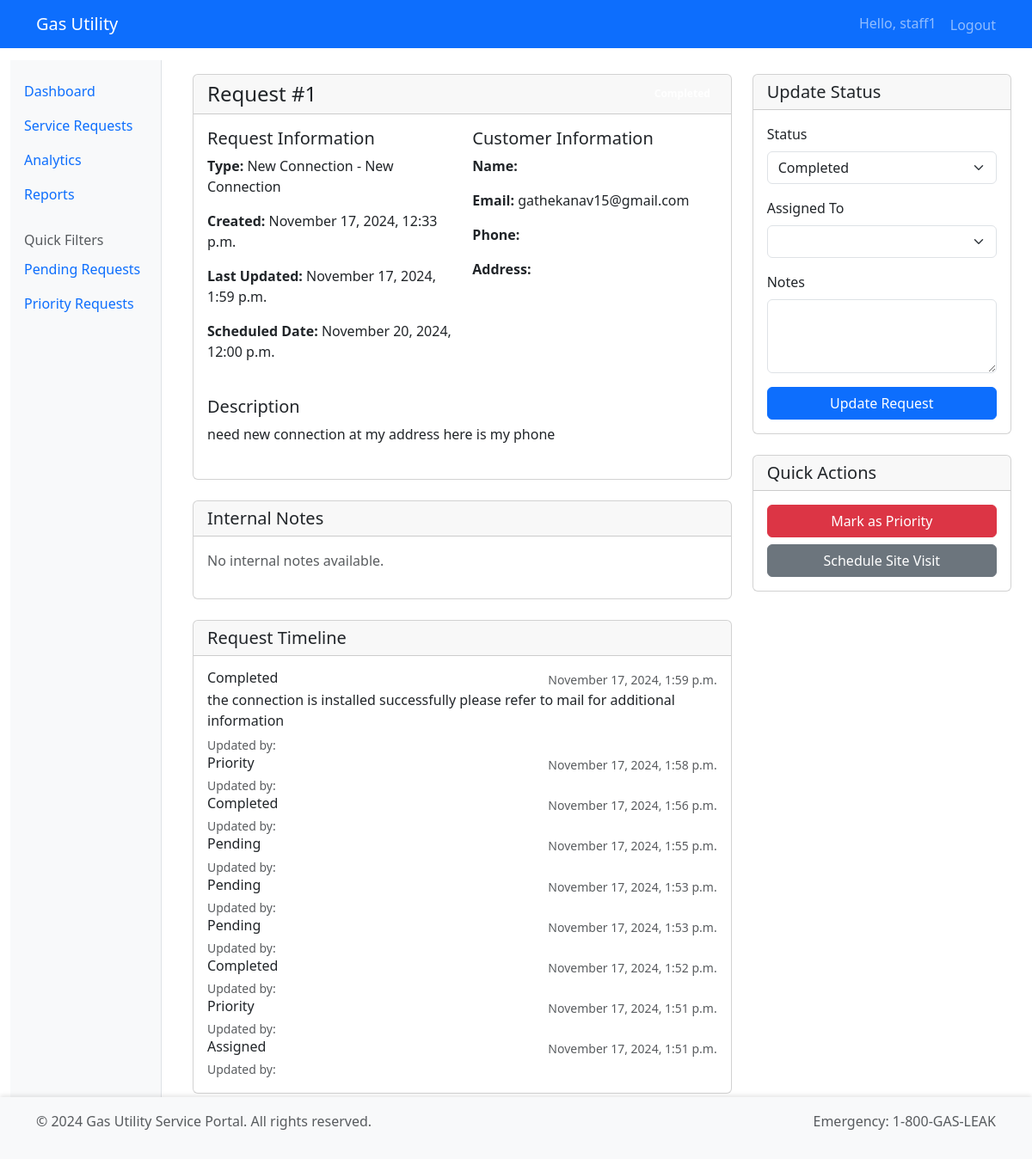
The page /staff/request/1/ (signed in) on the database its author committed.
### requests/models.py (models this page shows, shortened)
class ServiceRequest(models.Model):
    STATUS_CHOICES = [
        ('pending', 'Pending'),
        ('assigned', 'Assigned'),
        ('in_progress', 'In Progress'),
        ('on_hold', 'On Hold'),
        ('completed', 'Completed'),
        ('cancelled', 'Cancelled'),
        ('priority', 'Priority')
    ]
    customer = models.ForeignKey(User, on_delete=models.CASCADE)
    request_type = models.ForeignKey(ServiceRequestType, on_delete=models.CASCADE)
    status = models.CharField(max_length=20, choices=STATUS_CHOICES, default='pending')
    description = models.TextField()
    created_at = models.DateTimeField(auto_now_add=True)
    updated_at = models.DateTimeField(auto_now=True)
    assigned_to = models.ForeignKey(
        User,
        related_name='assigned_requests',
        null=True,
        blank=True,
        on_delete=models.SET_NULL
    )
    scheduled_date = models.DateTimeField(null=True, blank=True)
    completed_date = models.DateTimeField(null=True, blank=True)
    internal_notes = models.TextField(blank=True, null=True)

class ServiceRequestType(models.Model):
    CATEGORY_CHOICES = [
        ('billing', 'Billing Issue'),
        ('gas_leak', 'Gas Leak Emergency'),
        ('connection', 'New Connection'),
        ('maintenance', 'Maintenance'),
        ('meter', 'Meter Related'),
        ('other', 'Other Services')
    ]
    name = models.CharField(max_length=100)
    category = models.CharField(max_length=20, choices=CATEGORY_CHOICES)
    description = models.TextField()
    is_emergency = models.BooleanField(default=False)
    estimated_completion_hours = models.PositiveIntegerField()
    requires_site_visit = models.BooleanField(default=False)
    def __str__(self):
        return f"{self.get_category_display()} - {self.name}"

### tracking/models.py (models this page shows)
class RequestStatus(models.Model):
    service_request = models.ForeignKey(
        ServiceRequest,
        related_name='status_updates',
        on_delete=models.CASCADE
    )
    status = models.CharField(max_length=20, choices=ServiceRequest.STATUS_CHOICES)
    notes = models.TextField(blank=True)
    created_by = models.ForeignKey(User, on_delete=models.SET_NULL, null=True)
    created_at = models.DateTimeField(auto_now_add=True)
    class Meta:
        ordering = ['-created_at']
        verbose_name_plural = 'Request statuses'

### staff/views.py (the view)
# urls.py: path('<int:pk>/', views.request_detail, name='request_detail'),
@user_passes_test(staff_check)
def request_detail(request, pk):
    service_request = get_object_or_404(ServiceRequest.objects.select_related(
        'customer', 'request_type', 'assigned_to'
    ), pk=pk)
    status_history = RequestStatus.objects.filter(
        service_request=service_request
    ).select_related('created_by').order_by('-created_at')
    available_staff = User.objects.filter(is_staff=True)
    context = {
        'service_request': service_request,
        'status_history': status_history,
        'available_staff': available_staff,
        'status_choices': ServiceRequest.STATUS_CHOICES,
    }
    return render(request, 'staff/request_detail.html', context)

### staff/views.py (called while the page is built)
def staff_check(user):
    return user.is_staff

### templates/staff/request_detail.html (shortened to what this page needs)
{% extends "base.html" %}
{% block content %}
<div class="row">
    <div class="col-md-8">
        <div class="card mb-4">
            <div class="card-header d-flex justify-content-between align-items-center">
                <h4 class="card-title mb-0">Request #{{ service_request.id }}</h4>
                <span class="badge bg-{{ service_request.status|lower }}">
                </span>
            </div>
            <div class="card-body">
                <div class="row mb-4">
                    <div class="col-md-6">
                        <h5>Request Information</h5>
                        <p><strong>Type:</strong> {{ service_request.request_type }}</p>
                        <p><strong>Created:</strong> {{ service_request.created_at|date:"F j, Y, g:i a" }}</p>
                        <p><strong>Last Updated:</strong> {{ service_request.updated_at|date:"F j, Y, g:i a" }}</p>
                        <p><strong>Scheduled Date:</strong>
                            {% if service_request.scheduled_date %}
                                {{ service_request.scheduled_date|date:"F j, Y, g:i a" }}
                            {% else %}
                                Not scheduled
                            {% endif %}
                        </p>
                    </div>
                    <div class="col-md-6">
                        <h5>Customer Information</h5>
                        <p><strong>Name:</strong> {{ service_request.customer.get_full_name }}</p>
                        <p><strong>Email:</strong> {{ service_request.customer.email }}</p>
                        <p><strong>Phone:</strong> {{ service_request.customer.customerprofile.phone_number }}</p>
                        <p><strong>Address:</strong> {{ service_request.customer.customerprofile.address }}</p>
                    </div>
                </div>
                <div class="mb-4">
                    <h5>Description</h5>
                    <p>{{ service_request.description }}</p>
                </div>
            </div>
        </div>
        <div class="card mb-4">
            <div class="card-header">
                <h5 class="card-title mb-0">Internal Notes</h5>
            </div>
            <div class="card-body">
                {% if service_request.internal_notes %}
                    {{ service_request.internal_notes|linebreaks }}
                {% else %}
                    <p class="text-muted">No internal notes available.</p>
                {% endif %}
            </div>
        </div>
        <div class="card">
            <div class="card-header">
                <h5 class="card-title mb-0">Request Timeline</h5>
            </div>
            <div class="card-body">
                {% include "tracking/timeline.html" with status_updates=service_request.status_updates.all %}
            </div>
        </div>
    </div>
    <div class="col-md-4">
        <div class="card mb-4">
            <div class="card-header">
                <h5 class="card-title mb-0">Update Status</h5>
            </div>
            <div class="card-body">
                <form method="post" action="{% url 'staff:update_request' service_request.id %}">
                    <div class="mb-3">
                        <label class="form-label">Status</label>
                        <select name="status" class="form-select">
                            {% for status in service_request.STATUS_CHOICES %}
                                <option value="{{ status.0 }}"
                                        {% if service_request.status == status.0 %}selected{% endif %}>
                                    {{ status.1 }}
                                </option>
                            {% endfor %}
                        </select>
                    </div>
                    <div class="mb-3">
                        <label class="form-label">Assigned To</label>
                        <select name="assigned_to" class="form-select">
                            {% for staff in available_staff %}
                                <option value="{{ staff.id }}"
                                        {% if service_request.assigned_to_id == staff.id %}selected{% endif %}>
                                </option>
                            {% endfor %}
                        </select>
                    </div>
                    <div class="mb-3">
                        <label class="form-label">Notes</label>
                        <textarea name="notes" class="form-control" rows="3"></textarea>
                    </div>
                    <button type="submit" class="btn btn-primary w-100">Update Request</button>
                </form>
            </div>
        </div>
        <div class="card mb-4">
            <div class="card-header">
                <h5 class="card-title mb-0">Quick Actions</h5>
            </div>
            <div class="card-body">
                {% if service_request.status != 'priority' %}
                    <button class="btn btn-danger w-100 mb-2">Mark as Priority</button>
                {% endif %}
                <button class="btn btn-secondary w-100">Schedule Site Visit</button>
            </div>
        </div>
    </div>
</div>
{% endblock %}

### templates/navbar.html (shortened to what this page needs)
<nav class="navbar navbar-expand-lg navbar-dark bg-primary fixed-top">
    <div class="container">
        <a class="navbar-brand" href="{% url 'home' %}">Gas Utility</a>
        <div class="collapse navbar-collapse justify-content-end" id="navbarNav">
            <ul class="navbar-nav">
                {% if user.is_authenticated %}
                    <li class="nav-item">
                        <span class="navbar-text me-3">Hello, {{ user.username }}</span>
                    </li>
                    <li class="nav-item">
                        <form method="post" action="{% url 'accounts:logout' %}" class="d-inline">
                            <button type="submit" class="nav-link btn btn-link" style="display: inline; padding: 0; border: none; background: none;">
                                Logout
                            </button>
                        </form>
                    </li>
                {% endif %}
            </ul>
        </div>
    </div>
</nav>

### templates/tracking/timeline.html (shortened to what this page needs)
<div class="timeline">
    {% for update in status_updates %}
        <div class="timeline-item">
            <div class="timeline-content">
                <div class="d-flex justify-content-between align-items-center">
                    <h6 class="mb-1">{{ update.get_status_display }}</h6>
                    <small class="text-muted">{{ update.created_at|date:"F j, Y, g:i a" }}</small>
                </div>
                {% if update.notes %}
                    <p class="mb-1">{{ update.notes }}</p>
                {% endif %}
                {% if update.created_by %}
                    <small class="text-muted">
                        Updated by: {{ update.created_by.get_full_name }}
                    </small>
                {% endif %}
            </div>
        </div>
    {% endfor %}
</div>

### templates/navbar.html (style rules this page uses)
.navbar { position: fixed; top: 0; width: 100%; z-index: 1030; }
body { padding-top: 70px; }

### templates/footer.html (style rules this page uses)
body { padding-bottom: 60px; }

### rows shown on the page
ServiceRequest: id "1", request_type "New Connection - New Connection", created_at "November 17, 2024, 12:33 p.m.", updated_at "November 17, 2024, 1:59 p.m.", scheduled_date "November 20, 2024, 12:00 p.m.", customer.email "gathekanav15@gmail.com", description "need new connection at my address here is my phone", status "Completed"
RequestStatus: status "Completed", created_at "November 17, 2024, 1:59 p.m.", notes "the connection is installed successfully please refer to mail for additional information"
RequestStatus: status "Priority", created_at "November 17, 2024, 1:58 p.m."
RequestStatus: status "Completed", created_at "November 17, 2024, 1:56 p.m."
RequestStatus: status "Pending", created_at "November 17, 2024, 1:55 p.m."
RequestStatus: status "Pending", created_at "November 17, 2024, 1:53 p.m."
RequestStatus: status "Pending", created_at "November 17, 2024, 1:53 p.m."
RequestStatus: status "Completed", created_at "November 17, 2024, 1:52 p.m."
RequestStatus: status "Priority", created_at "November 17, 2024, 1:51 p.m."
RequestStatus: status "Assigned", created_at "November 17, 2024, 1:51 p.m."

### other values the page prints
{{ user.username }} "staff1"
